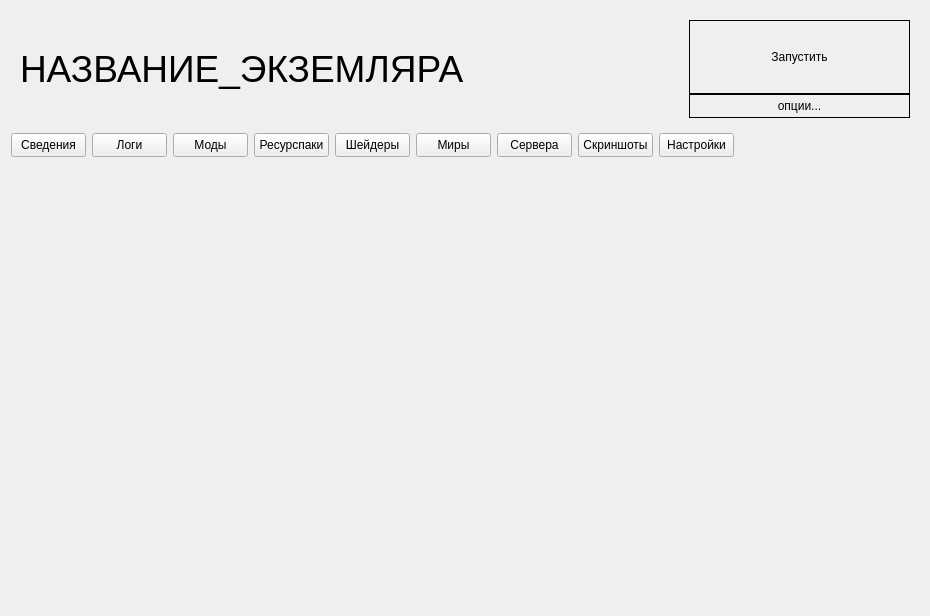
<?xml version="1.0" encoding="UTF-8"?>
<ui version="4.0">
 <class>Form</class>
 <widget class="QWidget" name="Form">
  <property name="geometry">
   <rect>
    <x>0</x>
    <y>0</y>
    <width>930</width>
    <height>616</height>
   </rect>
  </property>
  <property name="windowTitle">
   <string>Form</string>
  </property>
  <layout class="QVBoxLayout" name="verticalLayout" stretch="4,1,15">
   <item>
    <widget class="QWidget" name="widget_2" native="true">
     <layout class="QHBoxLayout" name="horizontalLayout_2" stretch="3,1">
      <item>
       <widget class="QLabel" name="label">
        <property name="font">
         <font>
          <pointsize>28</pointsize>
         </font>
        </property>
        <property name="text">
         <string>НАЗВАНИЕ_ЭКЗЕМЛЯРА</string>
        </property>
       </widget>
      </item>
      <item>
       <widget class="QWidget" name="widget_3" native="true">
        <property name="styleSheet">
         <string notr="true">border: none;</string>
        </property>
        <layout class="QVBoxLayout" name="verticalLayout_2" stretch="3,1">
         <property name="spacing">
          <number>0</number>
         </property>
         <property name="leftMargin">
          <number>0</number>
         </property>
         <property name="topMargin">
          <number>0</number>
         </property>
         <property name="rightMargin">
          <number>0</number>
         </property>
         <property name="bottomMargin">
          <number>0</number>
         </property>
         <item>
          <widget class="QPushButton" name="pushButton_10">
           <property name="sizePolicy">
            <sizepolicy hsizetype="Expanding" vsizetype="Minimum">
             <horstretch>0</horstretch>
             <verstretch>0</verstretch>
            </sizepolicy>
           </property>
           <property name="styleSheet">
            <string notr="true">border: 1px solid black;
</string>
           </property>
           <property name="text">
            <string>Запустить</string>
           </property>
          </widget>
         </item>
         <item>
          <widget class="QPushButton" name="pushButton_11">
           <property name="sizePolicy">
            <sizepolicy hsizetype="Expanding" vsizetype="Minimum">
             <horstretch>0</horstretch>
             <verstretch>0</verstretch>
            </sizepolicy>
           </property>
           <property name="styleSheet">
            <string notr="true">border: 1px solid black;
</string>
           </property>
           <property name="text">
            <string>опции...</string>
           </property>
           <property name="autoExclusive">
            <bool>false</bool>
           </property>
          </widget>
         </item>
        </layout>
       </widget>
      </item>
     </layout>
    </widget>
   </item>
   <item>
    <widget class="QWidget" name="widget" native="true">
     <widget class="QPushButton" name="pushButton_8">
      <property name="geometry">
       <rect>
        <x>486</x>
        <y>0</y>
        <width>75</width>
        <height>24</height>
       </rect>
      </property>
      <property name="sizePolicy">
       <sizepolicy hsizetype="Maximum" vsizetype="Maximum">
        <horstretch>0</horstretch>
        <verstretch>0</verstretch>
       </sizepolicy>
      </property>
      <property name="text">
       <string>Сервера</string>
      </property>
     </widget>
     <widget class="QPushButton" name="pushButton">
      <property name="geometry">
       <rect>
        <x>0</x>
        <y>0</y>
        <width>75</width>
        <height>24</height>
       </rect>
      </property>
      <property name="sizePolicy">
       <sizepolicy hsizetype="Maximum" vsizetype="Maximum">
        <horstretch>0</horstretch>
        <verstretch>0</verstretch>
       </sizepolicy>
      </property>
      <property name="text">
       <string>Сведения</string>
      </property>
     </widget>
     <widget class="QPushButton" name="pushButton_4">
      <property name="geometry">
       <rect>
        <x>243</x>
        <y>0</y>
        <width>75</width>
        <height>24</height>
       </rect>
      </property>
      <property name="sizePolicy">
       <sizepolicy hsizetype="Maximum" vsizetype="Maximum">
        <horstretch>0</horstretch>
        <verstretch>0</verstretch>
       </sizepolicy>
      </property>
      <property name="text">
       <string>Ресурспаки</string>
      </property>
     </widget>
     <widget class="QPushButton" name="pushButton_7">
      <property name="geometry">
       <rect>
        <x>648</x>
        <y>0</y>
        <width>75</width>
        <height>24</height>
       </rect>
      </property>
      <property name="sizePolicy">
       <sizepolicy hsizetype="Maximum" vsizetype="Maximum">
        <horstretch>0</horstretch>
        <verstretch>0</verstretch>
       </sizepolicy>
      </property>
      <property name="text">
       <string>Настройки</string>
      </property>
     </widget>
     <widget class="QPushButton" name="pushButton_2">
      <property name="geometry">
       <rect>
        <x>81</x>
        <y>0</y>
        <width>75</width>
        <height>24</height>
       </rect>
      </property>
      <property name="sizePolicy">
       <sizepolicy hsizetype="Maximum" vsizetype="Maximum">
        <horstretch>0</horstretch>
        <verstretch>0</verstretch>
       </sizepolicy>
      </property>
      <property name="text">
       <string>Логи</string>
      </property>
     </widget>
     <widget class="QPushButton" name="pushButton_3">
      <property name="geometry">
       <rect>
        <x>162</x>
        <y>0</y>
        <width>75</width>
        <height>24</height>
       </rect>
      </property>
      <property name="sizePolicy">
       <sizepolicy hsizetype="Maximum" vsizetype="Maximum">
        <horstretch>0</horstretch>
        <verstretch>0</verstretch>
       </sizepolicy>
      </property>
      <property name="text">
       <string>Моды</string>
      </property>
     </widget>
     <widget class="QPushButton" name="pushButton_9">
      <property name="geometry">
       <rect>
        <x>567</x>
        <y>0</y>
        <width>75</width>
        <height>24</height>
       </rect>
      </property>
      <property name="sizePolicy">
       <sizepolicy hsizetype="Maximum" vsizetype="Maximum">
        <horstretch>0</horstretch>
        <verstretch>0</verstretch>
       </sizepolicy>
      </property>
      <property name="text">
       <string>Скриншоты</string>
      </property>
     </widget>
     <widget class="QPushButton" name="pushButton_5">
      <property name="geometry">
       <rect>
        <x>324</x>
        <y>0</y>
        <width>75</width>
        <height>24</height>
       </rect>
      </property>
      <property name="sizePolicy">
       <sizepolicy hsizetype="Maximum" vsizetype="Maximum">
        <horstretch>0</horstretch>
        <verstretch>0</verstretch>
       </sizepolicy>
      </property>
      <property name="text">
       <string>Шейдеры</string>
      </property>
     </widget>
     <widget class="QPushButton" name="pushButton_6">
      <property name="geometry">
       <rect>
        <x>405</x>
        <y>0</y>
        <width>75</width>
        <height>24</height>
       </rect>
      </property>
      <property name="sizePolicy">
       <sizepolicy hsizetype="Maximum" vsizetype="Maximum">
        <horstretch>0</horstretch>
        <verstretch>0</verstretch>
       </sizepolicy>
      </property>
      <property name="text">
       <string>Миры</string>
      </property>
     </widget>
    </widget>
   </item>
   <item>
    <widget class="QStackedWidget" name="stackedWidget">
     <property name="currentIndex">
      <number>1</number>
     </property>
     <widget class="QWidget" name="page"/>
     <widget class="QWidget" name="page_2"/>
    </widget>
   </item>
  </layout>
 </widget>
 <resources/>
 <connections/>
</ui>
